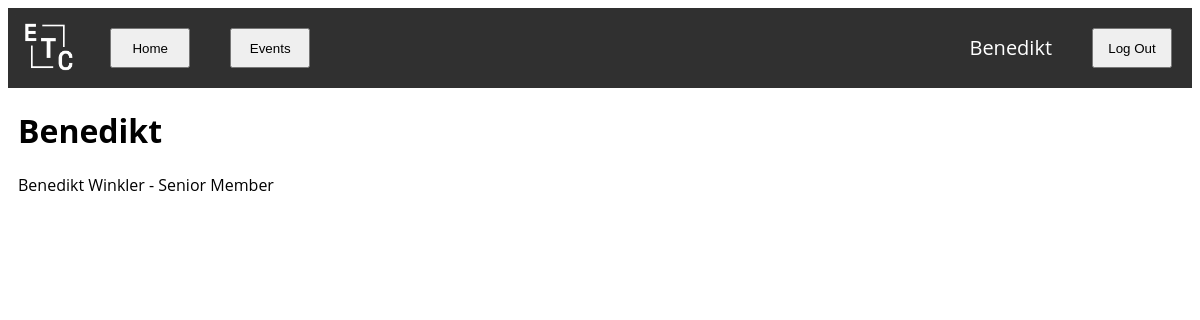
The page /account/ (signed in) on the database its author committed.
### users/models.py (models this page shows)
class User(AbstractUser):
    objects = UserManager()
    USERNAME_FIELD = 'email'
    REQUIRED_FIELDS = []
    username = None
    email = models.EmailField(unique=True)
    activated = models.BooleanField(default=False)
    unique_role = models.PositiveSmallIntegerField(choices=UNIQUE_ROLE_CHOICES, unique=True, blank=True, null=True)
    common_role = models.PositiveSmallIntegerField(choices=COMMON_ROLE_CHOICES)
    def __str__(self):
        if self.unique_role:
            role = f'{self.get_unique_role_display()} ({self.get_common_role_display()})'
        else:
            role = self.get_common_role_display()
        return f'{self.first_name} {self.last_name} - {role}'

### users/views.py (the view)
# urls.py: path('', views.index, name='index'),
@login_required
def index(request):
    return render(request, 'users/index.html')

### users/templates/users/index.html
{% extends 'layout.html' %}
{% load static %}
{% block body %}
<div>
    <h1>{{ user.first_name }}</h1>
    <div>{{ user }}</div>
</div>
{% endblock body %}

### templates/layout.html (shortened to what this page needs)
{% load static %}
<!DOCTYPE html>
<html lang="en">
  <head>
    <link rel="stylesheet" href="https://cdn.jsdelivr.net/npm/purecss@2.1.0/build/pure-min.css">
    <link rel="stylesheet" href="{% static 'layout.css' %}">
  </head>
  <body>
    <div id="nav-bar">
      <a href="{% url 'home:index' %}">
        <img src="{% static 'images/logo.png' %}" alt="">
      </a>
      <a href="{% url 'home:index' %}">
        <button class="pure-button">Home</button>
      </a>
      <a href="{% url 'events:index' %}">
        <button class="pure-button">Events</button>
      </a>
      {% if user.is_authenticated %}
        <a class="right" href="{% url 'users:logout' %}">
          <button class="pure-button">Log Out</button>
        </a>
        <a class="right empty" href="{% url 'users:index' %}">
          {{ user.first_name }}
        </a>
      {% else %}
        <a class="right" href="{% url 'users:login' %}">
          <button class="pure-button">Log In</button>
        </a>
      {% endif %}
    </div>
    <div id="body">
      {% block body %}
      {% endblock body %}
    </div>
  </body>
</html>

### static/layout.css (style rules this page uses)
html { font-family: 'Open Sans', sans-serif; }
#nav-bar { background-color: #303030; height: 80px; overflow: hidden; }
#nav-bar img { height: 70px; margin: 5px; }
#nav-bar a { float: left; }
#nav-bar button { margin: 20px; min-width: 80px; height: 40px; }
#nav-bar a.right { float: right; }
#nav-bar a.empty { font-size: 20px; font-weight: 500; color: white; background-color: transparent; text-decoration: none; margin: 20px; height: 40px; line-height: 40px; }
#body { margin: 10px; }

### rows shown on the page
User: first_name "Benedikt", unique_role+common_role+first_name "Benedikt Winkler - Senior Member"
